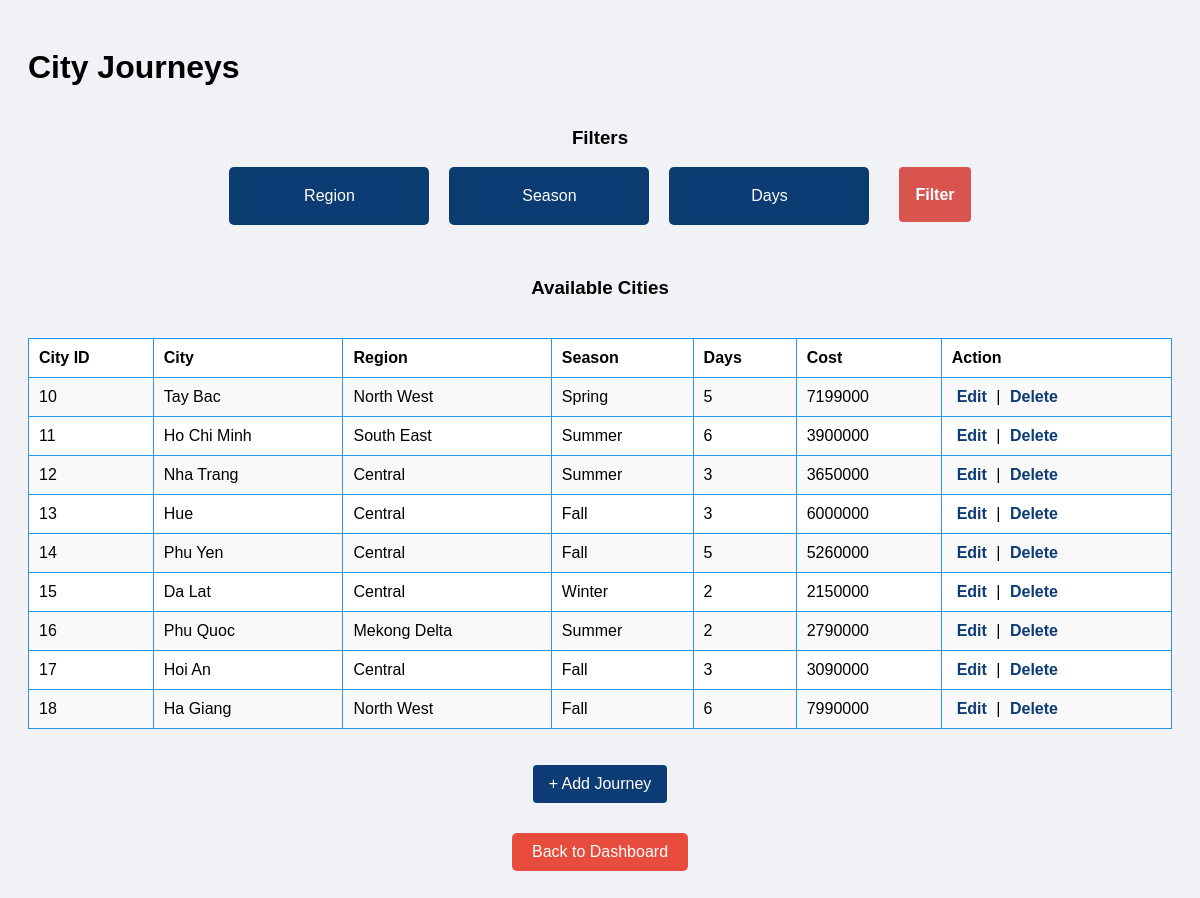
The app's page /admin/adminviewcity.php with its own data.
### tables this page shows
CREATE TABLE `cities` (
  `cityid` int NOT NULL AUTO_INCREMENT,
  `city` varchar(255) NOT NULL,
  `region` varchar(255) NOT NULL,
  `season` varchar(255) NOT NULL,
  `days` int NOT NULL,
  `cost` int NOT NULL,
  PRIMARY KEY (`cityid`)
);

### admin/adminviewcity.php (the view, shortened to what this page needs)
<?php
include '../dbconnect.php';
$sql = "SELECT * FROM cities WHERE 1=1";
$result = $conn->query($sql);
$data = [];
while ($row = $result->fetch_assoc()) {
    $data[] = $row;
}
?>
<!DOCTYPE html>
<html>
<head>
    <link rel="stylesheet" href="../css/adminviewcity.css">
</head>
<body>
    <h1>City Journeys</h1>
    <form method="post" action="<?php echo $_SERVER['PHP_SELF']; ?>">
        <div class="filter-container">
    <h3>Filters</h3>
    <div class="filter-box">
    <div class="custom-dropdown">
        <span onclick="toggleDropdown('region')">Region</span>
    </div>
    <div class="custom-dropdown">
        <span onclick="toggleDropdown('season')">Season</span>
    </div>
    <div class="custom-dropdown">
        <span onclick="toggleDropdown('days')">Days</span>
    </div>
    <div style="display: flex; align-items: center; padding-left: 10px;">
        <input type="submit" value="Filter" class="filter-submit">
    </div>
</div>
    </form>
    <br>
    <h3>Available Cities</h3>
    <table border="1">
        <tr>
            <th>City ID</th>
            <th>City</th>
            <th>Region</th>
            <th>Season</th>
            <th>Days</th>
            <th>Cost</th>
            <th>Action</th>
        </tr>
        <?php foreach ($data as $row): ?>
        <tr>
            <td><?= $row["cityid"] ?></td>
            <td><?= $row["city"] ?></td>
            <td><?= $row["region"] ?></td>
            <td><?= $row["season"] ?></td>
            <td><?= $row["days"] ?></td>
            <td><?= $row["cost"] ?></td>
            <td>
                <a href='editcity.php?cityid=<?= $row["cityid"] ?>' class='edit-button'>Edit</a> |
                <a href='?delete=<?= $row["cityid"] ?>' class='delete-button'>Delete</a>
            </td>
        </tr>
        <?php endforeach; ?>
    </table>
    <br><br>
    <a href="addcity.php" class="insert-button">+ Add Journey</a>
    <a class="back-red" href="admindashboard.php">Back to Dashboard</a>
</body>
</html>

### css/adminviewcity.css (style rules this page uses)
body { font-family: Arial, sans-serif; padding: 20px; background-color: #f0f2f5; }
.filter-box { display: flex; gap: 20px; align-items: center; margin-bottom: 20px; flex-wrap: wrap; }
.custom-dropdown { position: relative; width: 160px; }
.custom-dropdown span { display: block; background-color: #0d3c75; color: white; padding: 10px; cursor: pointer; border-radius: 4px; text-align: center; }
input[type="submit"], .insert-button, .back { background-color: #d9534f; color: white; border: none; padding: 10px 16px; text-decoration: none; border-radius: 4px; cursor: pointer; }
.insert-button { background-color: #0d3c75; }
table { width: 100%; border-collapse: collapse; background-color: white; margin-top: 20px; }
table th, table td { padding: 10px; text-align: left; border: 1px solid #2898e8; }
table tr:nth-child(even) { background-color: #f9f9f9; }
.edit-button, .delete-button { color: #0d3c75; text-decoration: none; margin: 0 5px; font-weight: bold; }
.filter-container { display: flex; flex-direction: column; align-items: center; margin: 20px auto; }
.filter-box { display: flex; gap: 20px; flex-wrap: wrap; justify-content: center; margin-bottom: 15px; }
.custom-dropdown { background-color: #0b3c6f; color: white; padding: 10px 20px; border-radius: 5px; cursor: pointer; position: relative; text-align: center; }
.filter-submit { padding: 12px 32px; font-size: 16px; font-weight: bold; background-color: #e74c3c; color: white; border: none; border-radius: 6px; height: 55px; cursor: pointer; transition: background-color 0.3s ease; }
.filter-box { display: flex; align-items: flex-start; gap: 20px; }

### admin/adminviewcity.php (style rules this page uses)
.back-red { display: block; margin: 30px auto; padding: 10px 20px; background-color: #e74c3c; color: white; text-align: center; text-decoration: none; border-radius: 5px; width: fit-content; }

### records on screen
cities: cityid "10", city "Tay Bac", region "North West", season "Spring", days "5", cost "7199000"
cities: cityid "11", city "Ho Chi Minh", region "South East", season "Summer", days "6", cost "3900000"
cities: cityid "12", city "Nha Trang", region "Central", season "Summer", days "3", cost "3650000"
cities: cityid "13", city "Hue", region "Central", season "Fall", days "3", cost "6000000"
cities: cityid "14", city "Phu Yen", region "Central", season "Fall", days "5", cost "5260000"
cities: cityid "15", city "Da Lat", region "Central", season "Winter", days "2", cost "2150000"
cities: cityid "16", city "Phu Quoc", region "Mekong Delta", season "Summer", days "2", cost "2790000"
cities: cityid "17", city "Hoi An", region "Central", season "Fall", days "3", cost "3090000"
cities: cityid "18", city "Ha Giang", region "North West", season "Fall", days "6", cost "7990000"
